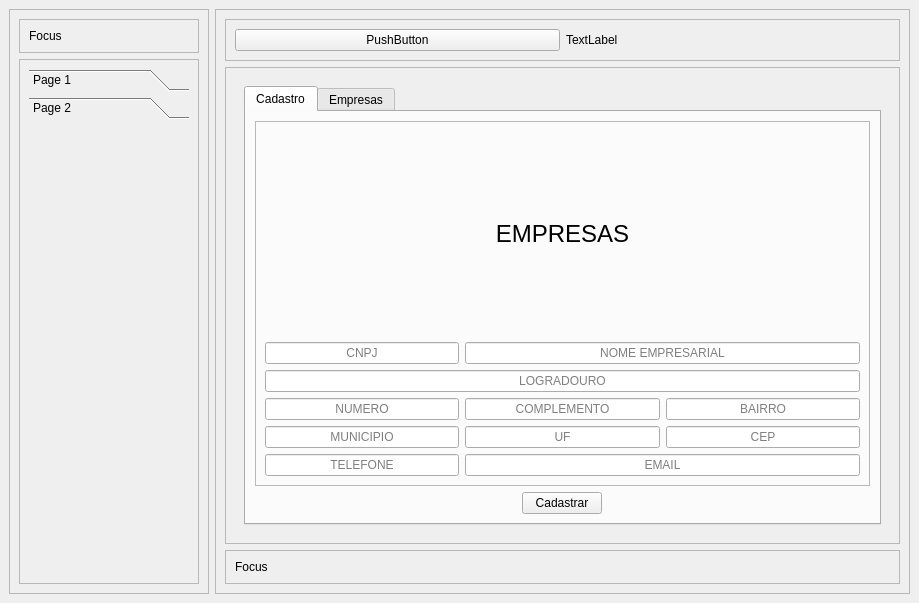
<?xml version="1.0" encoding="UTF-8"?>
<ui version="4.0">
 <class>MainWindow</class>
 <widget class="QMainWindow" name="MainWindow">
  <property name="geometry">
   <rect>
    <x>0</x>
    <y>0</y>
    <width>919</width>
    <height>603</height>
   </rect>
  </property>
  <property name="windowTitle">
   <string>MainWindow</string>
  </property>
  <widget class="QWidget" name="centralwidget">
   <layout class="QHBoxLayout" name="horizontalLayout">
    <item>
     <widget class="QFrame" name="left_container">
      <property name="maximumSize">
       <size>
        <width>200</width>
        <height>16777215</height>
       </size>
      </property>
      <property name="frameShape">
       <enum>QFrame::StyledPanel</enum>
      </property>
      <property name="frameShadow">
       <enum>QFrame::Raised</enum>
      </property>
      <layout class="QVBoxLayout" name="verticalLayout_2">
       <item>
        <widget class="QFrame" name="frame_logo">
         <property name="frameShape">
          <enum>QFrame::StyledPanel</enum>
         </property>
         <property name="frameShadow">
          <enum>QFrame::Raised</enum>
         </property>
         <layout class="QHBoxLayout" name="horizontalLayout_4">
          <item>
           <widget class="QLabel" name="label_logo">
            <property name="text">
             <string>Focus</string>
            </property>
           </widget>
          </item>
         </layout>
        </widget>
       </item>
       <item>
        <widget class="QFrame" name="frame_menu">
         <property name="frameShape">
          <enum>QFrame::StyledPanel</enum>
         </property>
         <property name="frameShadow">
          <enum>QFrame::Raised</enum>
         </property>
         <layout class="QHBoxLayout" name="horizontalLayout_5">
          <item>
           <widget class="QToolBox" name="toolBox">
            <property name="currentIndex">
             <number>1</number>
            </property>
            <widget class="QWidget" name="page_menu">
             <property name="geometry">
              <rect>
               <x>0</x>
               <y>0</y>
               <width>160</width>
               <height>443</height>
              </rect>
             </property>
             <attribute name="label">
              <string>Page 1</string>
             </attribute>
             <layout class="QVBoxLayout" name="verticalLayout_3">
              <item>
               <widget class="QPushButton" name="bnt_home">
                <property name="text">
                 <string>Home</string>
                </property>
               </widget>
              </item>
              <item>
               <widget class="QPushButton" name="btn_cadastrar">
                <property name="text">
                 <string>Cadastrar</string>
                </property>
               </widget>
              </item>
              <item>
               <widget class="QPushButton" name="btn_contatos">
                <property name="text">
                 <string>Contatos</string>
                </property>
               </widget>
              </item>
              <item>
               <widget class="QPushButton" name="btn_sobre">
                <property name="text">
                 <string>Sobre</string>
                </property>
               </widget>
              </item>
              <item>
               <spacer name="verticalSpacer">
                <property name="orientation">
                 <enum>Qt::Vertical</enum>
                </property>
                <property name="sizeHint" stdset="0">
                 <size>
                  <width>20</width>
                  <height>302</height>
                 </size>
                </property>
               </spacer>
              </item>
             </layout>
            </widget>
            <widget class="QWidget" name="page_2">
             <property name="geometry">
              <rect>
               <x>0</x>
               <y>0</y>
               <width>160</width>
               <height>443</height>
              </rect>
             </property>
             <attribute name="label">
              <string>Page 2</string>
             </attribute>
            </widget>
           </widget>
          </item>
         </layout>
        </widget>
       </item>
      </layout>
     </widget>
    </item>
    <item>
     <widget class="QFrame" name="main_container">
      <property name="sizePolicy">
       <sizepolicy hsizetype="Preferred" vsizetype="Expanding">
        <horstretch>0</horstretch>
        <verstretch>0</verstretch>
       </sizepolicy>
      </property>
      <property name="frameShape">
       <enum>QFrame::StyledPanel</enum>
      </property>
      <property name="frameShadow">
       <enum>QFrame::Raised</enum>
      </property>
      <layout class="QVBoxLayout" name="verticalLayout">
       <item>
        <widget class="QFrame" name="top_frame">
         <property name="frameShape">
          <enum>QFrame::StyledPanel</enum>
         </property>
         <property name="frameShadow">
          <enum>QFrame::Raised</enum>
         </property>
         <layout class="QHBoxLayout" name="horizontalLayout_2">
          <item>
           <widget class="QPushButton" name="pushButton">
            <property name="text">
             <string>PushButton</string>
            </property>
           </widget>
          </item>
          <item>
           <widget class="QLabel" name="label">
            <property name="text">
             <string>TextLabel</string>
            </property>
           </widget>
          </item>
         </layout>
        </widget>
       </item>
       <item>
        <widget class="QFrame" name="main_frame">
         <property name="sizePolicy">
          <sizepolicy hsizetype="Preferred" vsizetype="Expanding">
           <horstretch>0</horstretch>
           <verstretch>0</verstretch>
          </sizepolicy>
         </property>
         <property name="frameShape">
          <enum>QFrame::StyledPanel</enum>
         </property>
         <property name="frameShadow">
          <enum>QFrame::Raised</enum>
         </property>
         <layout class="QVBoxLayout" name="verticalLayout_4">
          <item>
           <widget class="QStackedWidget" name="Pages">
            <property name="currentIndex">
             <number>1</number>
            </property>
            <widget class="QWidget" name="pg_home">
             <layout class="QVBoxLayout" name="verticalLayout_5">
              <item>
               <widget class="QLabel" name="logo">
                <property name="text">
                 <string>&lt;html&gt;&lt;head/&gt;&lt;body&gt;&lt;p align=&quot;center&quot;&gt;&lt;img src=&quot;:/icons/logo4.png&quot;/&gt;&lt;/p&gt;&lt;/body&gt;&lt;/html&gt;</string>
                </property>
               </widget>
              </item>
             </layout>
            </widget>
            <widget class="QWidget" name="pg_cadastrar">
             <layout class="QVBoxLayout" name="verticalLayout_6">
              <item>
               <widget class="QTabWidget" name="tabWidget">
                <property name="currentIndex">
                 <number>0</number>
                </property>
                <widget class="QWidget" name="tab">
                 <attribute name="title">
                  <string>Cadastro</string>
                 </attribute>
                 <layout class="QVBoxLayout" name="verticalLayout_8">
                  <item>
                   <widget class="QFrame" name="frame_4">
                    <property name="frameShape">
                     <enum>QFrame::StyledPanel</enum>
                    </property>
                    <property name="frameShadow">
                     <enum>QFrame::Raised</enum>
                    </property>
                    <layout class="QGridLayout" name="gridLayout">
                     <item row="5" column="0">
                      <widget class="QLineEdit" name="txt_telefone">
                       <property name="alignment">
                        <set>Qt::AlignCenter</set>
                       </property>
                       <property name="placeholderText">
                        <string>TELEFONE</string>
                       </property>
                      </widget>
                     </item>
                     <item row="4" column="1">
                      <widget class="QLineEdit" name="txt_estado">
                       <property name="alignment">
                        <set>Qt::AlignCenter</set>
                       </property>
                       <property name="placeholderText">
                        <string>UF</string>
                       </property>
                      </widget>
                     </item>
                     <item row="5" column="1" colspan="2">
                      <widget class="QLineEdit" name="txt_email">
                       <property name="alignment">
                        <set>Qt::AlignCenter</set>
                       </property>
                       <property name="placeholderText">
                        <string>EMAIL</string>
                       </property>
                      </widget>
                     </item>
                     <item row="4" column="0">
                      <widget class="QLineEdit" name="txt_muncipio">
                       <property name="alignment">
                        <set>Qt::AlignCenter</set>
                       </property>
                       <property name="placeholderText">
                        <string>MUNICIPIO</string>
                       </property>
                      </widget>
                     </item>
                     <item row="2" column="0" colspan="3">
                      <widget class="QLineEdit" name="txt_logradouro">
                       <property name="alignment">
                        <set>Qt::AlignCenter</set>
                       </property>
                       <property name="placeholderText">
                        <string>LOGRADOURO</string>
                       </property>
                      </widget>
                     </item>
                     <item row="3" column="0">
                      <widget class="QLineEdit" name="txt_numero">
                       <property name="alignment">
                        <set>Qt::AlignCenter</set>
                       </property>
                       <property name="placeholderText">
                        <string>NUMERO</string>
                       </property>
                      </widget>
                     </item>
                     <item row="3" column="1">
                      <widget class="QLineEdit" name="txt_complemento">
                       <property name="alignment">
                        <set>Qt::AlignCenter</set>
                       </property>
                       <property name="placeholderText">
                        <string>COMPLEMENTO</string>
                       </property>
                      </widget>
                     </item>
                     <item row="3" column="2">
                      <widget class="QLineEdit" name="txt_bairro">
                       <property name="alignment">
                        <set>Qt::AlignCenter</set>
                       </property>
                       <property name="placeholderText">
                        <string>BAIRRO</string>
                       </property>
                      </widget>
                     </item>
                     <item row="1" column="1" colspan="2">
                      <widget class="QLineEdit" name="txt_razao">
                       <property name="alignment">
                        <set>Qt::AlignCenter</set>
                       </property>
                       <property name="placeholderText">
                        <string>NOME EMPRESARIAL</string>
                       </property>
                      </widget>
                     </item>
                     <item row="1" column="0">
                      <widget class="QLineEdit" name="txt_cnpj">
                       <property name="alignment">
                        <set>Qt::AlignCenter</set>
                       </property>
                       <property name="placeholderText">
                        <string>CNPJ</string>
                       </property>
                      </widget>
                     </item>
                     <item row="4" column="2">
                      <widget class="QLineEdit" name="txt_cep">
                       <property name="alignment">
                        <set>Qt::AlignCenter</set>
                       </property>
                       <property name="placeholderText">
                        <string>CEP</string>
                       </property>
                      </widget>
                     </item>
                     <item row="0" column="0" colspan="3">
                      <widget class="QLabel" name="label_titulo_empresa">
                       <property name="font">
                        <font>
                         <pointsize>18</pointsize>
                        </font>
                       </property>
                       <property name="text">
                        <string>EMPRESAS</string>
                       </property>
                       <property name="alignment">
                        <set>Qt::AlignCenter</set>
                       </property>
                      </widget>
                     </item>
                    </layout>
                   </widget>
                  </item>
                  <item alignment="Qt::AlignHCenter">
                   <widget class="QPushButton" name="btn_cadastrar_2">
                    <property name="text">
                     <string>Cadastrar</string>
                    </property>
                   </widget>
                  </item>
                 </layout>
                </widget>
                <widget class="QWidget" name="empresas">
                 <attribute name="title">
                  <string>Empresas</string>
                 </attribute>
                 <widget class="QFrame" name="frame_titulo">
                  <property name="geometry">
                   <rect>
                    <x>10</x>
                    <y>10</y>
                    <width>501</width>
                    <height>80</height>
                   </rect>
                  </property>
                  <property name="frameShape">
                   <enum>QFrame::StyledPanel</enum>
                  </property>
                  <property name="frameShadow">
                   <enum>QFrame::Raised</enum>
                  </property>
                  <widget class="QLabel" name="label_titulo">
                   <property name="geometry">
                    <rect>
                     <x>90</x>
                     <y>10</y>
                     <width>231</width>
                     <height>51</height>
                    </rect>
                   </property>
                   <property name="font">
                    <font>
                     <pointsize>36</pointsize>
                    </font>
                   </property>
                   <property name="text">
                    <string>Empresas</string>
                   </property>
                  </widget>
                 </widget>
                 <widget class="QWidget" name="">
                  <property name="geometry">
                   <rect>
                    <x>10</x>
                    <y>100</y>
                    <width>501</width>
                    <height>194</height>
                   </rect>
                  </property>
                  <layout class="QHBoxLayout" name="tabela_empresa">
                   <item>
                    <widget class="QTableWidget" name="table_empresas">
                     <column>
                      <property name="text">
                       <string>CNPJ</string>
                      </property>
                     </column>
                     <column>
                      <property name="text">
                       <string>NOME</string>
                      </property>
                     </column>
                     <column>
                      <property name="text">
                       <string>LOGRADOURO</string>
                      </property>
                     </column>
                     <column>
                      <property name="text">
                       <string>COMPLEMENTO</string>
                      </property>
                     </column>
                     <column>
                      <property name="text">
                       <string>NUMERO</string>
                      </property>
                     </column>
                     <column>
                      <property name="text">
                       <string>BAIRRO</string>
                      </property>
                     </column>
                     <column>
                      <property name="text">
                       <string>MUNICIPIO</string>
                      </property>
                     </column>
                     <column>
                      <property name="text">
                       <string>LOGRADOURO</string>
                      </property>
                     </column>
                     <column>
                      <property name="text">
                       <string>EMAIL</string>
                      </property>
                     </column>
                    </widget>
                   </item>
                   <item>
                    <widget class="QFrame" name="frame_menu_empresa">
                     <property name="frameShape">
                      <enum>QFrame::StyledPanel</enum>
                     </property>
                     <property name="frameShadow">
                      <enum>QFrame::Raised</enum>
                     </property>
                     <layout class="QVBoxLayout" name="verticalLayout_7">
                      <item>
                       <widget class="QPushButton" name="bnt_gera_excel">
                        <property name="text">
                         <string>Gerar Excel</string>
                        </property>
                       </widget>
                      </item>
                      <item>
                       <widget class="QPushButton" name="btn_alterar">
                        <property name="text">
                         <string>Alterar</string>
                        </property>
                       </widget>
                      </item>
                      <item>
                       <widget class="QPushButton" name="btn_excluir">
                        <property name="text">
                         <string>Excluir</string>
                        </property>
                       </widget>
                      </item>
                      <item>
                       <spacer name="verticalSpacer_2">
                        <property name="orientation">
                         <enum>Qt::Vertical</enum>
                        </property>
                        <property name="sizeHint" stdset="0">
                         <size>
                          <width>20</width>
                          <height>40</height>
                         </size>
                        </property>
                       </spacer>
                      </item>
                     </layout>
                    </widget>
                   </item>
                  </layout>
                 </widget>
                </widget>
               </widget>
              </item>
             </layout>
            </widget>
            <widget class="QWidget" name="pg_contatos">
             <layout class="QVBoxLayout" name="verticalLayout_9">
              <item>
               <widget class="QLabel" name="lb_whats">
                <property name="text">
                 <string>&lt;html&gt;&lt;head/&gt;&lt;body&gt;&lt;p align=&quot;center&quot;&gt;&lt;img src=&quot;:/icons/whatsApp.png&quot;/&gt;&lt;span style=&quot; font-size:14pt; font-weight:700;&quot;&gt;(47) 9941-2131&lt;/span&gt;&lt;/p&gt;&lt;/body&gt;&lt;/html&gt;</string>
                </property>
               </widget>
              </item>
              <item>
               <widget class="QLabel" name="lb_email">
                <property name="text">
                 <string>&lt;html&gt;&lt;head/&gt;&lt;body&gt;&lt;p align=&quot;center&quot;&gt;&lt;img src=&quot;:/icons/email.png&quot;/&gt;&lt;span style=&quot; font-size:14pt; font-weight:700;&quot;&gt;mrc.bnu@gmail.com&lt;/span&gt;&lt;/p&gt;&lt;/body&gt;&lt;/html&gt;</string>
                </property>
               </widget>
              </item>
              <item>
               <widget class="QLabel" name="lb_youtube">
                <property name="text">
                 <string>&lt;html&gt;&lt;head/&gt;&lt;body&gt;&lt;p align=&quot;center&quot;&gt;&lt;img src=&quot;:/icons/Youtube.png&quot;/&gt;&lt;span style=&quot; font-size:14pt; font-weight:700;&quot;&gt;www.youtube.com/mrc&lt;/span&gt;&lt;/p&gt;&lt;/body&gt;&lt;/html&gt;</string>
                </property>
               </widget>
              </item>
             </layout>
            </widget>
            <widget class="QWidget" name="pg_sobre">
             <widget class="QLabel" name="lb_sobre">
              <property name="geometry">
               <rect>
                <x>190</x>
                <y>10</y>
                <width>141</width>
                <height>41</height>
               </rect>
              </property>
              <property name="text">
               <string>&lt;html&gt;&lt;head/&gt;&lt;body&gt;&lt;p align=&quot;center&quot;&gt;&lt;span style=&quot; font-size:18pt; font-weight:700;&quot;&gt;SOBRE&lt;/span&gt;&lt;/p&gt;&lt;/body&gt;&lt;/html&gt;</string>
              </property>
             </widget>
             <widget class="QLabel" name="lb_texto">
              <property name="geometry">
               <rect>
                <x>10</x>
                <y>120</y>
                <width>631</width>
                <height>311</height>
               </rect>
              </property>
              <property name="text">
               <string>&lt;html&gt;&lt;head/&gt;&lt;body&gt;&lt;p align=&quot;justify&quot;&gt;&lt;span style=&quot; font-size:14pt; font-weight:700;&quot;&gt;Este sistema faz consulta do CNPJ utilizando API da Receita Federal e faz o cadastro em um banco de dados SQLITE3. Objetivo desse sistema é ensinar como utilizar o Pyton e o QT para desenvolver aplicações modernas funcionais.&lt;/span&gt;&lt;/p&gt;&lt;/body&gt;&lt;/html&gt;</string>
              </property>
              <property name="wordWrap">
               <bool>true</bool>
              </property>
             </widget>
            </widget>
           </widget>
          </item>
         </layout>
        </widget>
       </item>
       <item>
        <widget class="QFrame" name="footer_frame">
         <property name="frameShape">
          <enum>QFrame::StyledPanel</enum>
         </property>
         <property name="frameShadow">
          <enum>QFrame::Raised</enum>
         </property>
         <layout class="QHBoxLayout" name="horizontalLayout_3">
          <item>
           <widget class="QLabel" name="label_rodape">
            <property name="text">
             <string>Focus</string>
            </property>
           </widget>
          </item>
         </layout>
        </widget>
       </item>
      </layout>
     </widget>
    </item>
   </layout>
  </widget>
 </widget>
 <resources>
  <include location="img/icons_.qrc"/>
 </resources>
 <connections/>
</ui>
